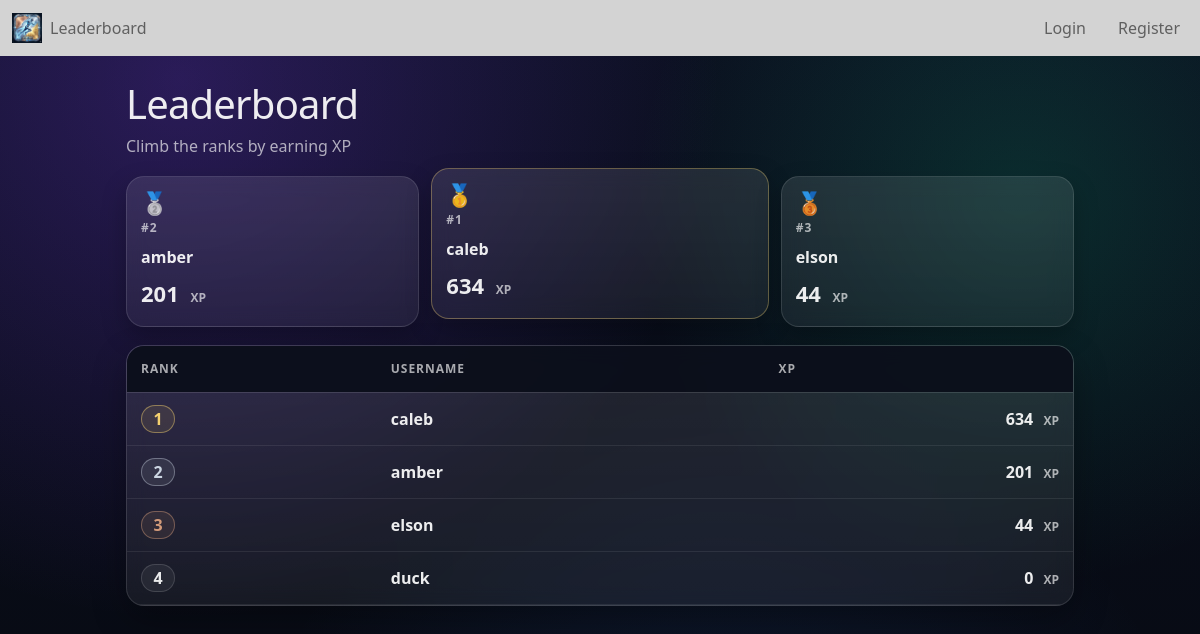
The app's page /leaderboard with its own data.
### tables this page shows
CREATE TABLE users (
            id INTEGER PRIMARY KEY AUTOINCREMENT,
            username TEXT UNIQUE NOT NULL,
            password TEXT NOT NULL
        );

CREATE TABLE profiles (
            user_id INTEGER PRIMARY KEY,
            xp INTEGER DEFAULT 0,
            credits INTEGER DEFAULT 0,
            dob DATE,
            goal TEXT,
            avatar_path TEXT DEFAULT '/static/avatar/default.jpg',
            next_ippt_date DATE,
            prev_ippt_score INTEGER,
            FOREIGN KEY(user_id) REFERENCES users(id)
        );

### app.py (the view)
@app.route("/leaderboard")
def leaderboard():
    db = get_db()
    users_points = db.execute("""
        SELECT users.username, profiles.xp
        FROM profiles
        JOIN users ON profiles.user_id = users.id
        ORDER BY profiles.xp DESC
    """).fetchall()
    return render_template("leaderboard.html", users_points=users_points)

### app.py (called while the page is built)
def get_db():
    db = getattr(g, "_database", None)
    if db is None:
        db = g._database = sqlite3.connect(DATABASE)
        db.row_factory = sqlite3.Row
    return db

@app.teardown_appcontext
def close_connection(exception):
    db = getattr(g, "_database", None)
    if db is not None:
        db.close()

### templates/leaderboard.html (shortened to what this page needs)
{% extends "base.html" %}
{% block head %}
  <link rel="stylesheet" href="../static/leaderboard.css">
{% endblock %}
{% block content %}
{% set display_users = users_points if users_points is defined and users_points else sample_users_points %}
{% set ns = namespace(in_list=false, rank=None, xp=None) %}
{% if viewer_username is defined and viewer_username %}
  {% for u in display_users %}
    {% if u["username"] == viewer_username %}
      {% set ns.in_list = true %}
      {% set ns.rank = loop.index %}
      {% set ns.xp = u["xp"] %}
    {% endif %}
  {% endfor %}
{% endif %}
<section class="lb">
  <header class="lb__header">
    <div>
      <h1 class="lb__title">Leaderboard</h1>
      <p class="lb__subtitle">Climb the ranks by earning XP</p>
    </div>
  </header>
  {% if display_users and display_users|length > 0 %}
  <div class="podium" aria-label="Top 3">
    {% for place in (2, 1, 3) %}
      {% if display_users|length >= place %}
        {% set u = display_users[place-1] %}
        <article class="podium__slot podium__slot--{{ place }}">
          <div class="podium__medal" aria-hidden="true">
            {% if place == 1 %}🥇{% elif place == 2 %}🥈{% else %}🥉{% endif %}
          </div>
          <div class="podium__place">#{{ place }}</div>
          <div class="podium__user" title="{{ u['username'] }}">{{ u['username'] }}</div>
          <div class="podium__xp">{{ u['xp'] }} <span>XP</span></div>
        </article>
      {% endif %}
    {% endfor %}
  </div>
  {% endif %}
  <div class="lb__card">
    <div class="lb__tableWrap" role="region" aria-label="Leaderboard table" tabindex="0">
      <table class="lb__table">
        <thead>
          <tr>
            <th scope="col">Rank</th>
            <th scope="col">Username</th>
            <th scope="col" class="is-right">XP</th>
          </tr>
        </thead>
        <tbody>
          {% for user in display_users %}
          <tr class="
            {% if loop.index <= 3 %}is-top{% endif %}
          ">
            <td class="rank">
              <span class="rank__badge
                {% if loop.index == 1 %}rank__badge--gold
                {% elif loop.index == 2 %}rank__badge--silver
                {% elif loop.index == 3 %}rank__badge--bronze
                {% else %}rank__badge--base
                {% endif %}">
                {{ loop.index }}
              </span>
            </td>
            <td class="user">
              <span class="user__name">{{ user['username'] }}</span>
            </td>
            <td class="xp is-right">
              <span class="xp__value">{{ user['xp'] }}</span>
              <span class="xp__label">XP</span>
            </td>
          </tr>
          {% endfor %}
        </tbody>
      </table>
    </div>
  </div>
</section>
{% endblock %}

### templates/base.html (shortened to what this page needs)
<!doctype html>
<html lang="en">
<head>
  <link rel="stylesheet" href="../static/main.css">
  <link href="https://cdn.jsdelivr.net/npm/bootstrap@5.2.3/dist/css/bootstrap.min.css" rel="stylesheet">
  {% block head %}
  {% endblock %}
</head>
<body>
  {% block navbar %}
      {% if current_user.is_authenticated %}
        {% include 'includes/afternavbar.html' %}
      {% else %}
        {% include 'includes/navbar.html' %}
      {% endif %}
  {% endblock %}
  {% block content %}{% endblock %}
</body>
</html>

### templates/includes/navbar.html (shortened to what this page needs)
<nav class="navbar navbar-expand-lg bg-body-tertiary">
  <div class="container-fluid">
    <a href="{{ url_for('home') }}">
        <img src="{{url_for('static', filename='logo.png')}}" alt="Logo" width="30" height="30">
     </a>
    <div class="collapse navbar-collapse" id="navbarText">
      <ul class="navbar-nav me-auto mb-2 mb-lg-0">
        <li class="nav-item">
          <a class="nav-link" href="{{ url_for('leaderboard') }}">Leaderboard</a>
        </li>
      </ul>
      <ul class="navbar-nav ms-auto">
        <li class="nav-item me-3">
          <a class="nav-link" href="{{ url_for('login_page') }}">Login</a>
        </li>
        <li class="nav-item">
          <a class="nav-link" href="{{ url_for('register') }}">Register</a>
        </li>
      </ul>
    </div>
  </div>
</nav>

### static/main.css (style rules this page uses)
.navbar { background-color: lightgray; }

### static/leaderboard.css (style rules this page uses)
:root { --bg0: #070a12; --bg1: #0b1020; --card: rgba(255,255,255,0.06); --card2: rgba(255,255,255,0.10); --border: rgba(255,255,255,0.12); --text: rgba(255,255,255,0.92); --muted: rgba(255,255,255,0.65); --gold: #f4d06f; --silver: #cbd5e1; --bronze: #d39b7a; --viewer: rgba(59,130,246,0.20); --viewer2: rgba(124,58,237,0.18); }
body { min-height: 100vh; color: var(--text); background: radial-gradient(900px circle at 15% 10%, rgba(124,58,237,0.28), transparent 60%), radial-gradient(700px circle at 85% 25%, rgba(16,185,129,0.18), transparent 55%), radial-gradient(900px circle at 60% 110%, rgba(59,130,246,0.14), transparent 55%), linear-gradient(180deg, var(--bg1) 0%, var(--bg0) 100%); }
.lb { max-width: 980px; margin: 0 auto; padding: 24px 16px 48px; }
.lb__header { display: flex; align-items: flex-end; justify-content: space-between; gap: 16px; margin-bottom: 18px; }
.lb__title { margin: 0; font-size: clamp(28px, 4vw, 40px); letter-spacing: -0.02em; }
.lb__subtitle { margin: 6px 0 0; color: var(--muted); }
.podium { display: grid; grid-template-columns: 1fr 1.15fr 1fr; gap: 12px; margin: 16px 0 18px; }
.podium__slot { background: linear-gradient(180deg, var(--card2), var(--card)); border: 1px solid var(--border); border-radius: 18px; padding: 14px 14px 16px; box-shadow: 0 10px 24px rgba(0,0,0,0.25); backdrop-filter: blur(10px); }
.podium__slot--1 { transform: translateY(-8px); border-color: rgba(244,208,111,0.35); }
.podium__medal { font-size: 22px; line-height: 1; }
.podium__place { margin-top: 6px; color: var(--muted); font-weight: 600; font-size: 12px; letter-spacing: 0.08em; text-transform: uppercase; }
.podium__user { margin-top: 8px; font-weight: 800; font-size: 16px; overflow: hidden; text-overflow: ellipsis; white-space: nowrap; }
.podium__xp { margin-top: 8px; font-size: 22px; font-weight: 900; }
.podium__xp span { font-size: 12px; color: var(--muted); margin-left: 6px; font-weight: 700; }
.lb__card { background: linear-gradient(180deg, var(--card2), var(--card)); border: 1px solid var(--border); border-radius: 18px; box-shadow: 0 14px 34px rgba(0,0,0,0.30); overflow: hidden; backdrop-filter: blur(10px); }
.lb__tableWrap { max-height: 520px; overflow: auto; }
.lb__table { width: 100%; border-collapse: collapse; }
.lb__table thead th { position: sticky; top: 0; z-index: 1; text-align: left; font-size: 12px; letter-spacing: 0.08em; text-transform: uppercase; color: var(--muted); background: rgba(10, 14, 26, 0.92); border-bottom: 1px solid var(--border); padding: 14px 14px; }
.lb__table tbody td { padding: 12px 14px; border-bottom: 1px solid rgba(255,255,255,0.08); }
.is-right { text-align: right; }
.rank__badge { display: inline-flex; align-items: center; justify-content: center; min-width: 34px; height: 28px; padding: 0 10px; border-radius: 999px; font-weight: 900; border: 1px solid rgba(255,255,255,0.14); background: rgba(255,255,255,0.06); }
.rank__badge--gold { border-color: rgba(244,208,111,0.45); background: rgba(244,208,111,0.10); color: var(--gold); }
.rank__badge--silver { border-color: rgba(203,213,225,0.40); background: rgba(203,213,225,0.10); color: var(--silver); }
.rank__badge--bronze { border-color: rgba(211,155,122,0.45); background: rgba(211,155,122,0.10); color: var(--bronze); }
.rank__badge--base { color: rgba(255,255,255,0.90); }
.user__name { font-weight: 700; }
.xp__value { font-weight: 900; }
.xp__label { margin-left: 6px; font-size: 12px; color: var(--muted); font-weight: 700; }

### records on screen
users: username "amber"
profiles: xp "201", username "amber", xp "201"
users: username "caleb"
profiles: xp "634", username "caleb", xp "634"
users: username "elson"
profiles: xp "44", username "elson", xp "44"
profiles: username "duck", xp "0"

### other values on screen
{{ place }} "2" "1" "3"
